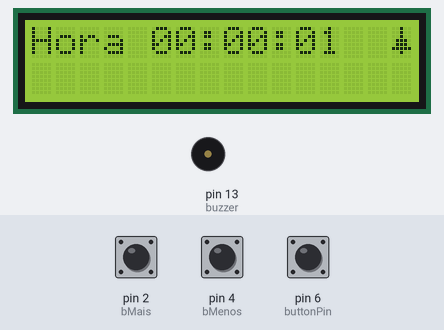
The sketch below on a simulated Arduino Uno, built with avr-gcc and run on an emulated ATmega328P. Shown: 16×2 character LCD, buzzer (waves = sounding, pin HIGH). The test bench sets the inputs (shaded band); at power-on: pin 6 (buttonPin) LOW, pin 4 (bMenos) HIGH, pin 2 (bMais) HIGH.

Above: at 1.6 s.
1.7 s: pin 6 (buttonPin) pulled HIGH for 1 s
At 3.4 s:
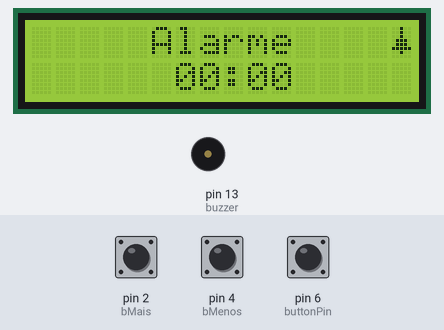
4.2 s: pin 6 (buttonPin) pulled HIGH for 3.2 s
At 5.8 s:
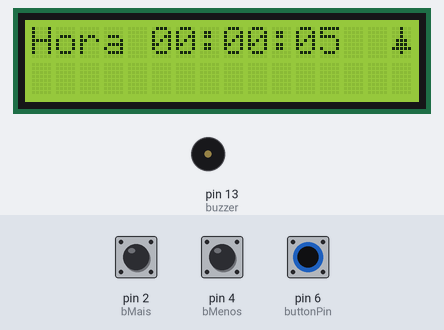
8.9 s: pin 4 (bMenos) pulled LOW for 1 s
At 11.0 s:
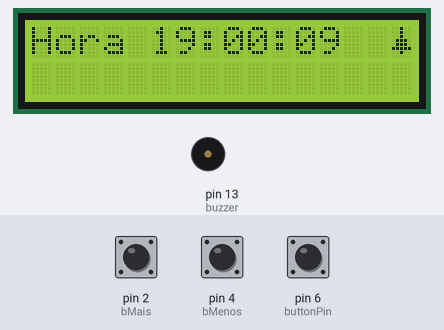
11.4 s: pin 2 (bMais) pulled LOW for 1 s
At 13.4 s:
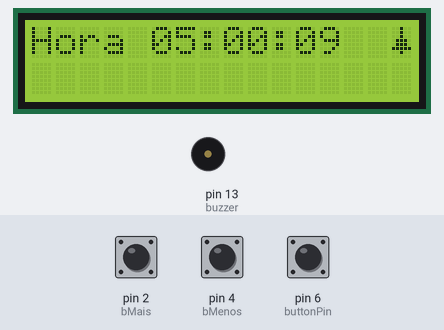
13.9 s: pin 2 (bMais) pulled LOW for 0.15 s
At 15.2 s:
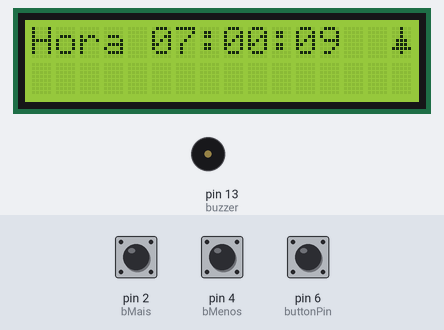
15.5 s: pin 4 (bMenos) pulled LOW for 3.2 s
At 19.3 s:
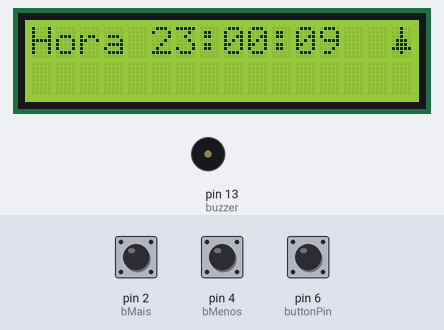
Timing chart, 0 to 20.8 s (numbered marks = the images above; inputs shaded):
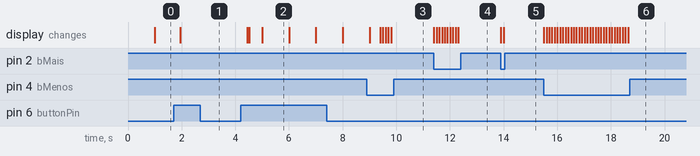

Measured:
- after the input at 1.7 s, the display: changes after 0.25 s (image 1)
- after the input at 4.2 s, the display: first changes after 0.25 s (image 2 shows a later state)
- after the input at 8.9 s, the display: first differs from a run without the input after 0.50 s (image 3 shows a later state)
- after the input at 11.4 s, the display: first changes at once (image 4 shows a later state)
- after the input at 13.9 s, the display: first changes at once (image 5 shows a later state)
- after the input at 15.5 s, the display: first changes at once (image 6 shows a later state)
- what the display in image 2 shows lasts 1.0 s, from 5.0 s to 6.0 s

The sketch:

alarmClock_Arduino_without_RTC.ino
```cpp
#include <LiquidCrystal.h>

#define PIN_TRIG 5
#define PIN_ECHO 3

float distance = 0;

#define buttonPin 6

int buzzer = 13;

int bMais = 2;
int bMenos = 4;
int led = 13;

bool relogioPausado = false;
bool onAlarmScreen = false;
bool alarmState = false;

int press = 0;

int hora = 0;
int minuto = 0;
int segundo = 0;

int alarmHour = 0;
int alarmMinute = 0;

unsigned long ultimoTempoAtualizacao = 0;
const int intervaloAtualizacao = 1000;

LiquidCrystal lcd(12, 11, 10, 9, 8, 7);

unsigned long previousMillis = 0;
const unsigned long interval = 50; // Intervalo entre medições do sensor ultrasonico

void setup() {
  pinMode(buttonPin, INPUT);
  pinMode(bMais, INPUT_PULLUP);
  pinMode(bMenos, INPUT_PULLUP);
  pinMode(buzzer, OUTPUT);
  pinMode(PIN_TRIG, OUTPUT);
  pinMode(PIN_ECHO, INPUT);

  Serial.begin(9600);


  clockScreen();
  muteUnmute();
}

void loop() {

  if(!onAlarmScreen){ // "Not" alarm Screen, so it's in "time" screen
    int b = checkButton(buttonPin);
    if (b == 0 && (!relogioPausado)) atualizarRelogio();
    if (b == 1 && !relogioPausado) alarmScreen();
    if (b == 3) {
      holdEvent(); // the clock stops and open the Time Edit
    }

  int b1 = digitalRead(bMais); // Lê o estado do botão "mais"


  if (b1 == LOW && press == 0) {
    press = 1;
    muteUnmute();
  }
  if(b1 == HIGH){
    press = 0;
  }

  }
  if(onAlarmScreen){
    int b = checkButton(buttonPin);
    if(b == 0) atualizarRelogio();
    if(b == 1){
      clockScreen();
      onAlarmScreen = !onAlarmScreen;
    }
    if(b == 3){
      editTimeAlarm(); // the clock keeps running and open the Alarm Edit
    }

    int b1 = digitalRead(bMais);


  if (b1 == LOW && press == 0) {
    press = 1;
    muteUnmute();
  }
  if(b1 == HIGH){
    press = 0;
  }
  }
}


void holdEvent() {
   relogioPausado = !relogioPausado;

   if(relogioPausado){
    editTimeClock();
   }
}

int modoEdicao = 0;  // 0 para horas, 1 para minutos, 2 para segundos

void editTimeClock() {
  modoEdicao = 0;

  while (relogioPausado) {
    int estadoBotaoMais = digitalRead(bMais);
    int estadoBotaoMenos = digitalRead(bMenos);

    if (estadoBotaoMais == LOW) {  // Botão "mais" pressionado (LOW por causa do INPUT_PULLUP)
      if (modoEdicao == 0) hora = (hora + 1) % 24;
      else if (modoEdicao == 1) minuto = (minuto + 1) % 60;
      else if (modoEdicao == 2) segundo = (segundo + 1) % 60;
      atualizarDisplay();
      delay(100);  // Pequeno debounce
    }

    if (estadoBotaoMenos == LOW) {  // Botão "menos" pressionado (LOW por causa do INPUT_PULLUP)
      if (modoEdicao == 0) hora = (hora == 0) ? 23 : hora - 1;
      else if (modoEdicao == 1) minuto = (minuto == 0) ? 59 : minuto - 1;
      else if (modoEdicao == 2) segundo = (segundo == 0) ? 59 : segundo - 1;
      atualizarDisplay();
      delay(100);  // Pequeno debounce
    }

    // Botão principal (buttonPin) para alternar entre horas, minutos e segundos
    int b = checkButton(buttonPin);
    if (b == 1) {  // Pressionado para alternar entre horas, minutos e segundos
      modoEdicao = (modoEdicao + 1);
      delay(100);  // Debounce simples
    }
    if(modoEdicao > 1){
      segundo = -1;
      relogioPausado = !relogioPausado;
      return; // Um "return" só pra ter certeza que vai sair da função
    }
  }
}

void editTimeAlarm() {
  modoEdicao = 0;

  while (true) {
    int estadoBotaoMais = digitalRead(bMais);
    int estadoBotaoMenos = digitalRead(bMenos);

    if (estadoBotaoMais == LOW) {  // Botão "mais" pressionado
      if (modoEdicao == 0) alarmHour = (alarmHour + 1) % 24;
      else if (modoEdicao == 1) alarmMinute = (alarmMinute + 1) % 60;
      atualizarAlarmeDisplay();
      delay(200);
    }

    if (estadoBotaoMenos == LOW) {  // Botão "menos" pressionado
      if (modoEdicao == 0) alarmHour = (alarmHour == 0) ? 23 : alarmHour - 1;
      else if (modoEdicao == 1) alarmMinute = (alarmMinute == 0) ? 59 : alarmMinute - 1;
      atualizarAlarmeDisplay();
      delay(200);
    }

    // Alterna entre edição de horas e minutos do alarme
    int b = checkButton(buttonPin);
    if (b == 1) {
      modoEdicao = (modoEdicao + 1);
      delay(200);
    }

    // Sai do modo de edição ao final
    if (modoEdicao > 1) {
      return;
    }
  }
}

// Button timing variables
int debounce = 20;          // ms debounce period to prevent flickering when pressing or releasing the button
int DCgap = 250;            // max ms between clicks for a double click event
int holdTime = 2000;        // ms hold period: how long to wait for press+hold event
int longHoldTime = 3000;    // ms long hold period: how long to wait for press+hold event

// Button variables
boolean buttonVal = HIGH;   // value read from button
boolean buttonLast = HIGH;  // buffered value of the button's previous state
boolean DCwaiting = false;  // whether we're waiting for a double click (down)
boolean DConUp = false;     // whether to register a double click on next release, or whether to wait and click
boolean singleOK = true;    // whether it's OK to do a single click
long downTime = -1;         // time the button was pressed down
long upTime = -1;           // time the button was released
boolean ignoreUp = false;   // whether to ignore the button release because the click+hold was triggered
boolean waitForUp = false;        // when held, whether to wait for the up event
boolean holdEventPast = false;    // whether or not the hold event happened already
boolean longHoldEventPast = false;// whether or not the long hold event happened already


int checkButton(int ButtonPin) {
   int event = 0;
   buttonVal = digitalRead(ButtonPin);
   // Button pressed down
   if (buttonVal == LOW && buttonLast == HIGH && (millis() - upTime) > debounce)
   {
       downTime = millis();
       ignoreUp = false;
       waitForUp = false;
       singleOK = true;
       holdEventPast = false;
       longHoldEventPast = false;
       if ((millis()-upTime) < DCgap && DConUp == false && DCwaiting == true)  DConUp = true;
       else  DConUp = false;
       DCwaiting = false;
   }
   // Button released
   else if (buttonVal == HIGH && buttonLast == LOW && (millis() - downTime) > debounce)
   {
       if (not ignoreUp)
       {
           upTime = millis();
           if (DConUp == false) DCwaiting = true;
           else
           {
               event = 2;
               DConUp = false;
               DCwaiting = false;
               singleOK = false;
           }
       }
   }
   // Test for normal click event: DCgap expired
   if ( buttonVal == HIGH && (millis()-upTime) >= DCgap && DCwaiting == true && DConUp == false && singleOK == true && event != 2)
   {
       event = 1;
       DCwaiting = false;
   }
   // Test for hold
   if (buttonVal == LOW && (millis() - downTime) >= holdTime) {
       // Trigger "normal" hold
       if (not holdEventPast)
       {
           event = 3;
           waitForUp = true;
           ignoreUp = true;
           DConUp = false;
           DCwaiting = false;
           //downTime = millis();
           holdEventPast = true;
       }
       // Trigger "long" hold
       if ((millis() - downTime) >= longHoldTime)
       {
           if (not longHoldEventPast)
           {
               event = 4;
               longHoldEventPast = true;
           }
       }
   }
   buttonLast = buttonVal;
   return event;
}

void clockScreen(){
  lcd.clear();

  lcd.begin(16, 2);
  lcd.print("Hora ");
  lcd.setCursor(7, 0);
  lcd.print(":");
  lcd.setCursor(10, 0);
  lcd.print(":");
  atualizarDisplay();
  desenharA_PorraDoSino();
}

void alarmScreen(){
  lcd.clear(); //clear the whole display to blank
  onAlarmScreen = !onAlarmScreen; //set alarmScreen to True
  desenharA_PorraDoSino();

  //print the alarm time
  lcd.setCursor(5,0);
  lcd.print("Alarme  ");

  lcd.setCursor(6,1);
  lcd.print(alarmHour < 10 ? "0" : "");  // Adiciona 0 à esquerda se for menor que 10
  lcd.print(alarmHour);

  lcd.setCursor(8,1);
  lcd.print(":");

  lcd.setCursor(9,1);
  lcd.print(alarmMinute < 10 ? "0" : "");  // Adiciona 0 à esquerda se for menor que 10
  lcd.print(alarmMinute);

}

void atualizarDisplay() {
  lcd.setCursor(5, 0);
  lcd.print(hora < 10 ? "0" : "");  // Adiciona 0 à esquerda se for menor que 10
  lcd.print(hora);

  lcd.setCursor(8, 0);
  lcd.print(minuto < 10 ? "0" : "");  // Adiciona 0 à esquerda se for menor que 10
  lcd.print(minuto);

  lcd.setCursor(11, 0);
  lcd.print(segundo < 10 ? "0" : "");  // Adiciona 0 à esquerda se for menor que 10
  lcd.print(segundo);
}

void atualizarAlarmeDisplay() {
  lcd.setCursor(6, 1);
  lcd.print(alarmHour < 10 ? "0" : "");
  lcd.print(alarmHour);

  lcd.setCursor(8, 1);
  lcd.print(":");

  lcd.setCursor(9, 1);
  lcd.print(alarmMinute < 10 ? "0" : "");
  lcd.print(alarmMinute);
}

void atualizarRelogio() {
  if (millis() - ultimoTempoAtualizacao >= intervaloAtualizacao) {
    ultimoTempoAtualizacao = millis();

    segundo++;

    if (segundo > 59) {
      segundo = 0;
      minuto++;
      checkRingAlarm();
    }

    if (minuto > 59) {
      minuto = 0;
      hora++;
    }

    if (hora > 23) {
      hora = 0;
      delay(1728);
    }

    if(!onAlarmScreen) atualizarDisplay();
  }
}

void desenharSino() {
  // Definindo o bitmap para o ícone do sino em 5x8 pixels
  byte sino[8] = {
    0b00100,  //   *
    0b00100,  //   *
    0b00100,  //   *
    0b01110,  //  ***
    0b01110,  //  ***
    0b11111,  // *****
    0b00100,  //   *
    0b00000   // (vazio na parte inferior)
  };

  // Cria o caractere personalizado no índice 0
  lcd.createChar(0, sino);

  // Posiciona o cursor no canto superior direito (coluna 15, linha 0)
  lcd.setCursor(15, 0);

  // Exibe o caractere do sino no display
  lcd.write(byte(0));
}


void desenharSinoMudo() {
  // Definindo o bitmap para o ícone de sino com travessão diagonal em 5x8 pixels
  byte sinoComTravessaoDiagonal[8] = {
    0b00100,  //   *
    0b00100,  //   *
    0b00101,  //   * *
    0b01110,  //  ***
    0b01110,  //  ***
    0b11011,  // **  *
    0b10100,  // *  *
    0b00000   // (vazio na parte inferior)
  };

  // Cria o caractere personalizado no índice 0
  lcd.createChar(0, sinoComTravessaoDiagonal);

  // Posiciona o cursor no canto superior direito (coluna 15, linha 0)
  lcd.setCursor(15, 0);

  // Exibe o caractere do sino com travessão diagonal no display
  lcd.write(byte(0));
}

void muteUnmute(){
  alarmState = !alarmState;
  if(alarmState == true){
    desenharSino();
  }
  if(alarmState == false){
    desenharSinoMudo();
  }
}

void desenharA_PorraDoSino(){
  if(alarmState == true){
    desenharSino();
  }
  if(alarmState == false){
    desenharSinoMudo();
  }
}

void ultrasonicValue(){
    unsigned long currentMillis = millis();

  // Verifica se é hora de fazer uma nova medição
  if (currentMillis - previousMillis >= interval) {
    previousMillis = currentMillis; // Atualiza o tempo da última medição

    // Inicia uma nova medição
    digitalWrite(PIN_TRIG, LOW);
    delayMicroseconds(2); // Tempo para garantir que o sinal está baixo

    // Gera o pulso de trigger
    digitalWrite(PIN_TRIG, HIGH);
    unsigned long pulseStart = micros(); // Tempo de início do pulso
    while (micros() - pulseStart < 10) {
      // Aguarda 10 microssegundos
    }
    digitalWrite(PIN_TRIG, LOW);

    // Leia o resultado
    int duration = pulseIn(PIN_ECHO, HIGH);
    distance = duration / 58.0; // Converte a duração para distância em cm
    distance;
  }
}

void playBuzzer(){
  tone(buzzer, 500);
}

void checkRingAlarm(){
  int in = 0;
  if(hora == alarmHour && minuto == alarmMinute){
    while(in == 0){
      if(distance > 20){
      playBuzzer();
      atualizarRelogio();
      }else{
        in == 1;
      }

    }
    noTone(buzzer);
    in = 1;
    return;
  }
}
```
